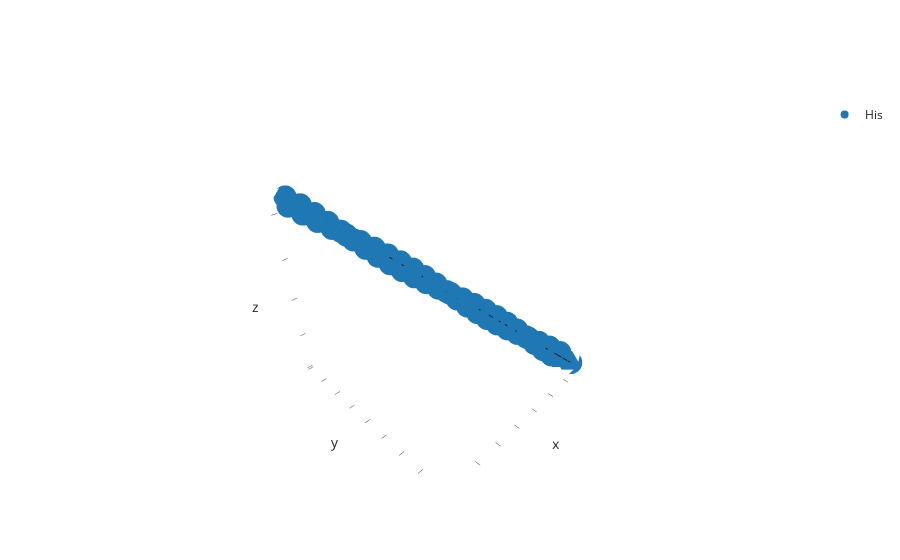

Notebook code for this chart:
### Markdown cell above
If we look at the residue graph again, we will now see a new very looong bond spanning the entire length of the polymer.

### Code cell
his.show(residue_graph=True)

### Figure 1 — Plotly figure (JSON) as saved in the notebook; plotly's stock layout.template omitted (floating-point values rounded to 4 significant figures; data arrays with more than 128 entries replaced by an {"elided": "..."} marker saying what was removed)
{"data": [{"customdata": {"elided": "50x4 mixed values"}, "hovertemplate": "element_or_resname=His<br>x=%{x}<br>y=%{y}<br>z=%{z}<br>id=%{customdata[0]}<br>serial=%{customdata[1]}<br>parent_serial=%{customdata[2]}<br>parent_id=%{customdata[3]}<extra></extra>", "legendgroup": "His", "marker": {"color": "#1F77B4", "opacity": 1, "symbol": "circle"}, "mode": "markers", "name": "His", "scene": "scene", "showlegend": true, "type": "scatter3d", "x": [22.86, 26.12, 65.21, 65.81, 6.905, 10.49, 20.36, 23.05, 50.32, 49.67, 31.77, 31.36, 4.124, 7.502, 58.78, 60.91, 13.13, 13.24, 15.57, 16.55, 55.63, 58.43, 9.989, 63.35, 37.73, 39.3, 68.39, 2.332, 71.17, 40.98, 41.75, 19.85, 46.9, 3.777, 62.0, 71.47, 44.27, 47.32, 25.52, 29.03, 55.86, 53.16, 52.58, 34.36, 34.5, 36.85, 17.95, 28.36, 68.34, 44.2], "y": [-26.3, -27.96, -71.11, -71.27, -10.29, -10.7, -22.87, -25.34, -53.53, -55.71, -33.32, -36.49, -6.534, -8.233, -65.35, -64.84, -13.4, -16.92, -16.36, -19.88, -62.26, -61.82, -13.74, -67.99, -42.66, -42.29, -73.83, -1.704, -77.96, -45.52, -45.56, -22.67, -52.32, -5.956, -68.3, -76.49, -48.92, -50.9, -29.77, -30.6, -58.95, -56.2, -59.04, -36.16, -39.66, -39.15, -19.53, -33.18, -74.62, -48.25], "z": [28.71, 28.81, 76.63, 80.22, 9.256, 10.16, 25.34, 25.19, 58.06, 60.9, 36.33, 38.08, 6.209, 6.163, 70.17, 73.08, 14.15, 15.27, 18.05, 18.42, 67.06, 69.35, 12.24, 76.71, 44.28, 47.55, 80.05, 1.826, 86.69, 47.52, 51.08, 21.72, 57.74, 2.339, 73.35, 83.59, 54.48, 54.41, 31.93, 32.54, 65.57, 61.79, 63.99, 40.14, 41.15, 43.89, 21.79, 35.03, 83.59, 50.9]}, {"hoverinfo": "skip", "line": {"color": "black", "width": 1.44}, "mode": "lines", "opacity": 1, "showlegend": false, "type": "scatter3d", "x": [22.86, 26.12], "y": [-26.3, -27.96], "z": [28.71, 28.81]}, {"hoverinfo": "skip", "line": {"color": "black", "width": 1.44}, "mode": "lines", "opacity": 1, "showlegend": false, "type": "scatter3d", "x": [22.86, 23.05], "y": [-26.3, -25.34], "z": [28.71, 25.19]}, {"hoverinfo": "skip", "line": {"color": "black", "width": 1.44}, "mode": "lines", "opacity": 1, "showlegend": false, "type": "scatter3d", "x": [26.12, 25.52], "y": [-27.96, -29.77], "z": [28.81, 31.93]}, {"hoverinfo": "skip", "line": {"color": "black", "width": 1.44}, "mode": "lines", "opacity": 1, "showlegend": false, "type": "scatter3d", "x": [65.21, 65.81], "y": [-71.11, -71.27], "z": [76.63, 80.22]}, {"hoverinfo": "skip", "line": {"color": "black", "width": 1.44}, "mode": "lines", "opacity": 1, "showlegend": false, "type": "scatter3d", "x": [65.21, 63.35], "y": [-71.11, -67.99], "z": [76.63, 76.71]}, {"hoverinfo": "skip", "line": {"color": "black", "width": 1.44}, "mode": "lines", "opacity": 1, "showlegend": false, "type": "scatter3d", "x": [65.81, 68.39], "y": [-71.27, -73.83], "z": [80.22, 80.05]}, {"hoverinfo": "skip", "line": {"color": "black", "width": 1.44}, "mode": "lines", "opacity": 1, "showlegend": false, "type": "scatter3d", "x": [6.905, 10.49], "y": [-10.29, -10.7], "z": [9.256, 10.16]}, {"hoverinfo": "skip", "line": {"color": "black", "width": 1.44}, "mode": "lines", "opacity": 1, "showlegend": false, "type": "scatter3d", "x": [6.905, 7.502], "y": [-10.29, -8.233], "z": [9.256, 6.163]}, {"hoverinfo": "skip", "line": {"color": "black", "width": 1.44}, "mode": "lines", "opacity": 1, "showlegend": false, "type": "scatter3d", "x": [10.49, 9.989], "y": [-10.7, -13.74], "z": [10.16, 12.24]}, {"hoverinfo": "skip", "line": {"color": "black", "width": 1.44}, "mode": "lines", "opacity": 1, "showlegend": false, "type": "scatter3d", "x": [20.36, 23.05], "y": [-22.87, -25.34], "z": [25.34, 25.19]}, {"hoverinfo": "skip", "line": {"color": "black", "width": 1.44}, "mode": "lines", "opacity": 1, "showlegend": false, "type": "scatter3d", "x": [20.36, 19.85], "y": [-22.87, -22.67], "z": [25.34, 21.72]}, {"hoverinfo": "skip", "line": {"color": "black", "width": 1.44}, "mode": "lines", "opacity": 1, "showlegend": false, "type": "scatter3d", "x": [50.32, 49.67], "y": [-53.53, -55.71], "z": [58.06, 60.9]}, {"hoverinfo": "skip", "line": {"color": "black", "width": 1.44}, "mode": "lines", "opacity": 1, "showlegend": false, "type": "scatter3d", "x": [50.32, 46.9], "y": [-53.53, -52.32], "z": [58.06, 57.74]}, {"hoverinfo": "skip", "line": {"color": "black", "width": 1.44}, "mode": "lines", "opacity": 1, "showlegend": false, "type": "scatter3d", "x": [49.67, 53.16], "y": [-55.71, -56.2], "z": [60.9, 61.79]}, {"hoverinfo": "skip", "line": {"color": "black", "width": 1.44}, "mode": "lines", "opacity": 1, "showlegend": false, "type": "scatter3d", "x": [31.77, 31.36], "y": [-33.32, -36.49], "z": [36.33, 38.08]}, {"hoverinfo": "skip", "line": {"color": "black", "width": 1.44}, "mode": "lines", "opacity": 1, "showlegend": false, "type": "scatter3d", "x": [31.77, 28.36], "y": [-33.32, -33.18], "z": [36.33, 35.03]}, {"hoverinfo": "skip", "line": {"color": "black", "width": 1.44}, "mode": "lines", "opacity": 1, "showlegend": false, "type": "scatter3d", "x": [31.36, 34.36], "y": [-36.49, -36.16], "z": [38.08, 40.14]}, {"hoverinfo": "skip", "line": {"color": "black", "width": 1.44}, "mode": "lines", "opacity": 1, "showlegend": false, "type": "scatter3d", "x": [4.124, 7.502], "y": [-6.534, -8.233], "z": [6.209, 6.163]}, {"hoverinfo": "skip", "line": {"color": "black", "width": 1.44}, "mode": "lines", "opacity": 1, "showlegend": false, "type": "scatter3d", "x": [4.124, 3.777], "y": [-6.534, -5.956], "z": [6.209, 2.339]}, {"hoverinfo": "skip", "line": {"color": "black", "width": 1.44}, "mode": "lines", "opacity": 1, "showlegend": false, "type": "scatter3d", "x": [58.78, 60.91], "y": [-65.35, -64.84], "z": [70.17, 73.08]}, {"hoverinfo": "skip", "line": {"color": "black", "width": 1.44}, "mode": "lines", "opacity": 1, "showlegend": false, "type": "scatter3d", "x": [58.78, 58.43], "y": [-65.35, -61.82], "z": [70.17, 69.35]}, {"hoverinfo": "skip", "line": {"color": "black", "width": 1.44}, "mode": "lines", "opacity": 1, "showlegend": false, "type": "scatter3d", "x": [60.91, 62.0], "y": [-64.84, -68.3], "z": [73.08, 73.35]}, {"hoverinfo": "skip", "line": {"color": "black", "width": 1.44}, "mode": "lines", "opacity": 1, "showlegend": false, "type": "scatter3d", "x": [13.13, 13.24], "y": [-13.4, -16.92], "z": [14.15, 15.27]}, {"hoverinfo": "skip", "line": {"color": "black", "width": 1.44}, "mode": "lines", "opacity": 1, "showlegend": false, "type": "scatter3d", "x": [13.13, 9.989], "y": [-13.4, -13.74], "z": [14.15, 12.24]}, {"hoverinfo": "skip", "line": {"color": "black", "width": 1.44}, "mode": "lines", "opacity": 1, "showlegend": false, "type": "scatter3d", "x": [13.24, 15.57], "y": [-16.92, -16.36], "z": [15.27, 18.05]}, {"hoverinfo": "skip", "line": {"color": "black", "width": 1.44}, "mode": "lines", "opacity": 1, "showlegend": false, "type": "scatter3d", "x": [15.57, 16.55], "y": [-16.36, -19.88], "z": [18.05, 18.42]}, {"hoverinfo": "skip", "line": {"color": "black", "width": 1.44}, "mode": "lines", "opacity": 1, "showlegend": false, "type": "scatter3d", "x": [16.55, 17.95], "y": [-19.88, -19.53], "z": [18.42, 21.79]}, {"hoverinfo": "skip", "line": {"color": "black", "width": 1.44}, "mode": "lines", "opacity": 1, "showlegend": false, "type": "scatter3d", "x": [55.63, 58.43], "y": [-62.26, -61.82], "z": [67.06, 69.35]}, {"hoverinfo": "skip", "line": {"color": "black", "width": 1.44}, "mode": "lines", "opacity": 1, "showlegend": false, "type": "scatter3d", "x": [55.63, 55.86], "y": [-62.26, -58.95], "z": [67.06, 65.57]}, {"hoverinfo": "skip", "line": {"color": "black", "width": 1.44}, "mode": "lines", "opacity": 1, "showlegend": false, "type": "scatter3d", "x": [63.35, 62.0], "y": [-67.99, -68.3], "z": [76.71, 73.35]}, {"hoverinfo": "skip", "line": {"color": "black", "width": 1.44}, "mode": "lines", "opacity": 1, "showlegend": false, "type": "scatter3d", "x": [37.73, 39.3], "y": [-42.66, -42.29], "z": [44.28, 47.55]}, {"hoverinfo": "skip", "line": {"color": "black", "width": 1.44}, "mode": "lines", "opacity": 1, "showlegend": false, "type": "scatter3d", "x": [37.73, 36.85], "y": [-42.66, -39.15], "z": [44.28, 43.89]}, {"hoverinfo": "skip", "line": {"color": "black", "width": 1.44}, "mode": "lines", "opacity": 1, "showlegend": false, "type": "scatter3d", "x": [39.3, 40.98], "y": [-42.29, -45.52], "z": [47.55, 47.52]}, {"hoverinfo": "skip", "line": {"color": "black", "width": 1.44}, "mode": "lines", "opacity": 1, "showlegend": false, "type": "scatter3d", "x": [68.39, 68.34], "y": [-73.83, -74.62], "z": [80.05, 83.59]}, {"hoverinfo": "skip", "line": {"color": "black", "width": 1.44}, "mode": "lines", "opacity": 1, "showlegend": false, "type": "scatter3d", "x": [2.332, 71.17], "y": [-1.704, -77.96], "z": [1.826, 86.69]}, {"hoverinfo": "skip", "line": {"color": "black", "width": 1.44}, "mode": "lines", "opacity": 1, "showlegend": false, "type": "scatter3d", "x": [2.332, 3.777], "y": [-1.704, -5.956], "z": [1.826, 2.339]}, {"hoverinfo": "skip", "line": {"color": "black", "width": 1.44}, "mode": "lines", "opacity": 1, "showlegend": false, "type": "scatter3d", "x": [71.17, 71.47], "y": [-77.96, -76.49], "z": [86.69, 83.59]}, {"hoverinfo": "skip", "line": {"color": "black", "width": 1.44}, "mode": "lines", "opacity": 1, "showlegend": false, "type": "scatter3d", "x": [40.98, 41.75], "y": [-45.52, -45.56], "z": [47.52, 51.08]}, {"hoverinfo": "skip", "line": {"color": "black", "width": 1.44}, "mode": "lines", "opacity": 1, "showlegend": false, "type": "scatter3d", "x": [41.75, 44.2], "y": [-45.56, -48.25], "z": [51.08, 50.9]}, {"hoverinfo": "skip", "line": {"color": "black", "width": 1.44}, "mode": "lines", "opacity": 1, "showlegend": false, "type": "scatter3d", "x": [19.85, 17.95], "y": [-22.67, -19.53], "z": [21.72, 21.79]}, {"hoverinfo": "skip", "line": {"color": "black", "width": 1.44}, "mode": "lines", "opacity": 1, "showlegend": false, "type": "scatter3d", "x": [46.9, 47.32], "y": [-52.32, -50.9], "z": [57.74, 54.41]}, {"hoverinfo": "skip", "line": {"color": "black", "width": 1.44}, "mode": "lines", "opacity": 1, "showlegend": false, "type": "scatter3d", "x": [71.47, 68.34], "y": [-76.49, -74.62], "z": [83.59, 83.59]}, {"hoverinfo": "skip", "line": {"color": "black", "width": 1.44}, "mode": "lines", "opacity": 1, "showlegend": false, "type": "scatter3d", "x": [44.27, 47.32], "y": [-48.92, -50.9], "z": [54.48, 54.41]}, {"hoverinfo": "skip", "line": {"color": "black", "width": 1.44}, "mode": "lines", "opacity": 1, "showlegend": false, "type": "scatter3d", "x": [44.27, 44.2], "y": [-48.92, -48.25], "z": [54.48, 50.9]}, {"hoverinfo": "skip", "line": {"color": "black", "width": 1.44}, "mode": "lines", "opacity": 1, "showlegend": false, "type": "scatter3d", "x": [25.52, 29.03], "y": [-29.77, -30.6], "z": [31.93, 32.54]}, {"hoverinfo": "skip", "line": {"color": "black", "width": 1.44}, "mode": "lines", "opacity": 1, "showlegend": false, "type": "scatter3d", "x": [29.03, 28.36], "y": [-30.6, -33.18], "z": [32.54, 35.03]}, {"hoverinfo": "skip", "line": {"color": "black", "width": 1.44}, "mode": "lines", "opacity": 1, "showlegend": false, "type": "scatter3d", "x": [55.86, 52.58], "y": [-58.95, -59.04], "z": [65.57, 63.99]}, {"hoverinfo": "skip", "line": {"color": "black", "width": 1.44}, "mode": "lines", "opacity": 1, "showlegend": false, "type": "scatter3d", "x": [53.16, 52.58], "y": [-56.2, -59.04], "z": [61.79, 63.99]}, {"hoverinfo": "skip", "line": {"color": "black", "width": 1.44}, "mode": "lines", "opacity": 1, "showlegend": false, "type": "scatter3d", "x": [34.36, 34.5], "y": [-36.16, -39.66], "z": [40.14, 41.15]}, {"hoverinfo": "skip", "line": {"color": "black", "width": 1.44}, "mode": "lines", "opacity": 1, "showlegend": false, "type": "scatter3d", "x": [34.5, 36.85], "y": [-39.66, -39.15], "z": [41.15, 43.89]}], "layout": {"scene": {"aspectmode": "cube", "xaxis": {"showgrid": false, "showline": false, "showticklabels": false}, "yaxis": {"showgrid": false, "showline": false, "showticklabels": false}, "zaxis": {"showgrid": false, "showline": false, "showticklabels": false}}}}
